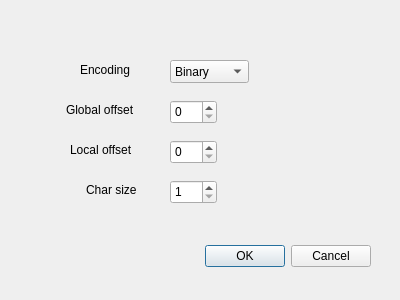
<?xml version="1.0" encoding="UTF-8"?>
<ui version="4.0">
 <class>EncodingsDialog</class>
 <widget class="QDialog" name="EncodingsDialog">
  <property name="geometry">
   <rect>
    <x>0</x>
    <y>0</y>
    <width>400</width>
    <height>300</height>
   </rect>
  </property>
  <property name="windowTitle">
   <string>Dialog</string>
  </property>
  <widget class="QDialogButtonBox" name="buttonBox">
   <property name="geometry">
    <rect>
     <x>30</x>
     <y>240</y>
     <width>341</width>
     <height>32</height>
    </rect>
   </property>
   <property name="orientation">
    <enum>Qt::Horizontal</enum>
   </property>
   <property name="standardButtons">
    <set>QDialogButtonBox::Cancel|QDialogButtonBox::Ok</set>
   </property>
  </widget>
  <widget class="QComboBox" name="encoding">
   <property name="geometry">
    <rect>
     <x>170</x>
     <y>60</y>
     <width>79</width>
     <height>23</height>
    </rect>
   </property>
   <item>
    <property name="text">
     <string>Binary</string>
    </property>
   </item>
   <item>
    <property name="text">
     <string>Hexadecimal</string>
    </property>
   </item>
   <item>
    <property name="text">
     <string>Ascii</string>
    </property>
   </item>
  </widget>
  <widget class="QSpinBox" name="globalOffset">
   <property name="enabled">
    <bool>true</bool>
   </property>
   <property name="geometry">
    <rect>
     <x>170</x>
     <y>100</y>
     <width>47</width>
     <height>24</height>
    </rect>
   </property>
  </widget>
  <widget class="QSpinBox" name="localOffset">
   <property name="geometry">
    <rect>
     <x>170</x>
     <y>140</y>
     <width>47</width>
     <height>24</height>
    </rect>
   </property>
  </widget>
  <widget class="QLabel" name="label">
   <property name="geometry">
    <rect>
     <x>80</x>
     <y>60</y>
     <width>61</width>
     <height>20</height>
    </rect>
   </property>
   <property name="text">
    <string>Encoding</string>
   </property>
  </widget>
  <widget class="QLabel" name="label_2">
   <property name="geometry">
    <rect>
     <x>66</x>
     <y>100</y>
     <width>91</width>
     <height>20</height>
    </rect>
   </property>
   <property name="text">
    <string>Global offset</string>
   </property>
  </widget>
  <widget class="QLabel" name="label_3">
   <property name="geometry">
    <rect>
     <x>70</x>
     <y>140</y>
     <width>91</width>
     <height>20</height>
    </rect>
   </property>
   <property name="text">
    <string>Local offset</string>
   </property>
  </widget>
  <widget class="QLabel" name="label_4">
   <property name="geometry">
    <rect>
     <x>86</x>
     <y>180</y>
     <width>61</width>
     <height>20</height>
    </rect>
   </property>
   <property name="text">
    <string>Char size</string>
   </property>
  </widget>
  <widget class="QSpinBox" name="charSize">
   <property name="geometry">
    <rect>
     <x>170</x>
     <y>180</y>
     <width>47</width>
     <height>24</height>
    </rect>
   </property>
   <property name="minimum">
    <number>1</number>
   </property>
  </widget>
 </widget>
 <resources/>
 <connections>
  <connection>
   <sender>buttonBox</sender>
   <signal>accepted()</signal>
   <receiver>EncodingsDialog</receiver>
   <slot>accept()</slot>
   <hints>
    <hint type="sourcelabel">
     <x>248</x>
     <y>254</y>
    </hint>
    <hint type="destinationlabel">
     <x>157</x>
     <y>274</y>
    </hint>
   </hints>
  </connection>
  <connection>
   <sender>buttonBox</sender>
   <signal>rejected()</signal>
   <receiver>EncodingsDialog</receiver>
   <slot>reject()</slot>
   <hints>
    <hint type="sourcelabel">
     <x>316</x>
     <y>260</y>
    </hint>
    <hint type="destinationlabel">
     <x>286</x>
     <y>274</y>
    </hint>
   </hints>
  </connection>
 </connections>
</ui>
